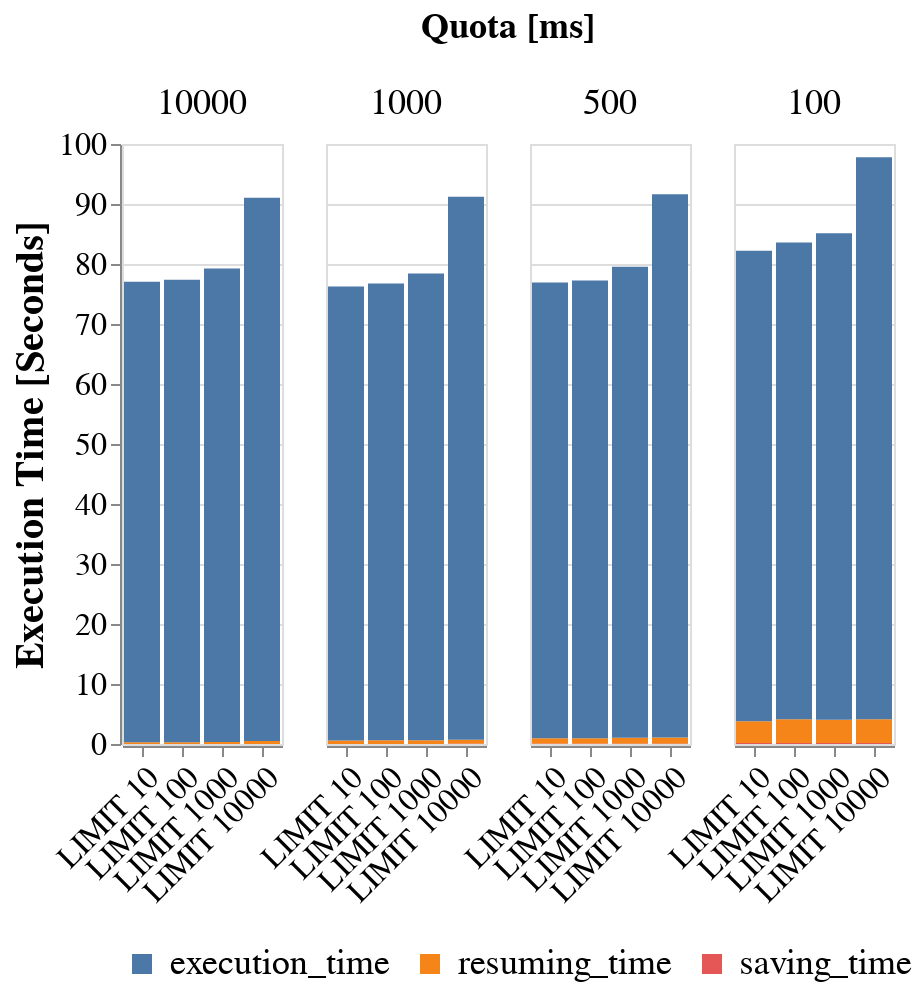

Notebook cell for this chart:
### Code cell
alt.Chart(df).transform_fold(
    ["resuming_time", "saving_time", "execution_time"],
    as_=["steps", "time"]
).mark_bar().encode(
    x=alt.X("limit:N", title="", axis=alt.Axis(labelAngle=-45)),
    y=alt.Y("time:Q", title="Execution Time [Seconds]"),
    column=alt.Column(
        "quota:N",
        title="Quota [ms]",
        sort=["10000", "1000", "500", "100"],
        header=alt.Header(labelFontSize=18, titleFontSize=18)
    ),
    color=alt.Color(
        "steps:N",
        legend=alt.Legend(
            title="",
            labelFontSize=18,
            titleFontSize=18,
            orient="bottom",
            symbolStrokeWidth=10
        )
    )
).configure_axis(
    labelFontSize=16,
    titleFontSize=20
)

### Figure 1 — Vega-Lite specification as saved in the notebook (floating-point values rounded to 4 significant figures)
{"config": {"view": {"continuousWidth": 400, "continuousHeight": 300}, "axis": {"labelFontSize": 16, "titleFontSize": 20}}, "data": {"name": "data-b3a03308d7e35202ff886dd917965937"}, "mark": "bar", "encoding": {"color": {"field": "steps", "legend": {"labelFontSize": 18, "orient": "bottom", "symbolStrokeWidth": 10, "title": "", "titleFontSize": 18}, "type": "nominal"}, "column": {"field": "quota", "header": {"labelFontSize": 18, "titleFontSize": 18}, "sort": ["10000", "1000", "500", "100"], "title": "Quota [ms]", "type": "nominal"}, "x": {"axis": {"labelAngle": -45}, "field": "limit", "title": "", "type": "nominal"}, "y": {"field": "time", "title": "Execution Time [Seconds]", "type": "quantitative"}}, "transform": [{"fold": ["resuming_time", "saving_time", "execution_time"], "as": ["steps", "time"]}], "$schema": "https://vega.github.io/schema/vega-lite/v4.17.0.json", "datasets": {"data-b3a03308d7e35202ff886dd917965937": [{"approach": "sage-partial-topk", "quota": "100", "limit": "LIMIT 10", "run": 2.0, "execution_time": 78.43, "data_transfer": 4.958, "http_calls": 775.7, "solutions": 400.0, "resuming_time": 3.638, "saving_time": 0.1598}, {"approach": "sage-partial-topk", "quota": "100", "limit": "LIMIT 100", "run": 2.0, "execution_time": 79.47, "data_transfer": 8.691, "http_calls": 778.7, "solutions": 3558.0, "resuming_time": 3.952, "saving_time": 0.1626}, {"approach": "sage-partial-topk", "quota": "100", "limit": "LIMIT 1000", "run": 2.0, "execution_time": 81.08, "data_transfer": 40.45, "http_calls": 783.0, "solutions": 29780.0, "resuming_time": 3.9, "saving_time": 0.1604}, {"approach": "sage-partial-topk", "quota": "100", "limit": "LIMIT 10000", "run": 2.0, "execution_time": 93.65, "data_transfer": 185.4, "http_calls": 799.3, "solutions": 199200.0, "resuming_time": 3.972, "saving_time": 0.1619}, {"approach": "sage-partial-topk", "quota": "1000", "limit": "LIMIT 10", "run": 2.0, "execution_time": 75.64, "data_transfer": 0.6777, "http_calls": 102.0, "solutions": 400.0, "resuming_time": 0.58, "saving_time": 0.01762}, {"approach": "sage-partial-topk", "quota": "1000", "limit": "LIMIT 100", "run": 2.0, "execution_time": 76.14, "data_transfer": 3.047, "http_calls": 102.0, "solutions": 3558.0, "resuming_time": 0.6016, "saving_time": 0.01616}, {"approach": "sage-partial-topk", "quota": "1000", "limit": "LIMIT 1000", "run": 2.0, "execution_time": 77.79, "data_transfer": 21.82, "http_calls": 102.0, "solutions": 29780.0, "resuming_time": 0.6224, "saving_time": 0.0162}, {"approach": "sage-partial-topk", "quota": "1000", "limit": "LIMIT 10000", "run": 2.0, "execution_time": 90.52, "data_transfer": 202.9, "http_calls": 122.0, "solutions": 199200.0, "resuming_time": 0.6822, "saving_time": 0.02093}, {"approach": "sage-partial-topk", "quota": "10000", "limit": "LIMIT 10", "run": 2.0, "execution_time": 76.76, "data_transfer": 0.2376, "http_calls": 40.0, "solutions": 400.0, "resuming_time": 0.2761, "saving_time": 1.216e-05}, {"approach": "sage-partial-topk", "quota": "10000", "limit": "LIMIT 100", "run": 2.0, "execution_time": 77.1, "data_transfer": 1.741, "http_calls": 40.0, "solutions": 3558.0, "resuming_time": 0.2819, "saving_time": 1.303e-05}, {"approach": "sage-partial-topk", "quota": "10000", "limit": "LIMIT 1000", "run": 2.0, "execution_time": 78.92, "data_transfer": 13.12, "http_calls": 40.0, "solutions": 29780.0, "resuming_time": 0.3168, "saving_time": 1.454e-05}, {"approach": "sage-partial-topk", "quota": "10000", "limit": "LIMIT 10000", "run": 2.0, "execution_time": 90.55, "data_transfer": 211.1, "http_calls": 83.0, "solutions": 199200.0, "resuming_time": 0.4737, "saving_time": 0.0109}, {"approach": "sage-partial-topk", "quota": "500", "limit": "LIMIT 10", "run": 2.0, "execution_time": 75.96, "data_transfer": 1.155, "http_calls": 176.0, "solutions": 400.0, "resuming_time": 0.9386, "saving_time": 0.03449}, {"approach": "sage-partial-topk", "quota": "500", "limit": "LIMIT 100", "run": 2.0, "execution_time": 76.28, "data_transfer": 3.782, "http_calls": 176.0, "solutions": 3558.0, "resuming_time": 0.9305, "saving_time": 0.03321}, {"approach": "sage-partial-topk", "quota": "500", "limit": "LIMIT 1000", "run": 2.0, "execution_time": 78.49, "data_transfer": 26.0, "http_calls": 176.3, "solutions": 29780.0, "resuming_time": 1.01, "saving_time": 0.03419}, {"approach": "sage-partial-topk", "quota": "500", "limit": "LIMIT 10000", "run": 2.0, "execution_time": 90.54, "data_transfer": 197.8, "http_calls": 191.0, "solutions": 199200.0, "resuming_time": 1.04, "saving_time": 0.03643}]}}
